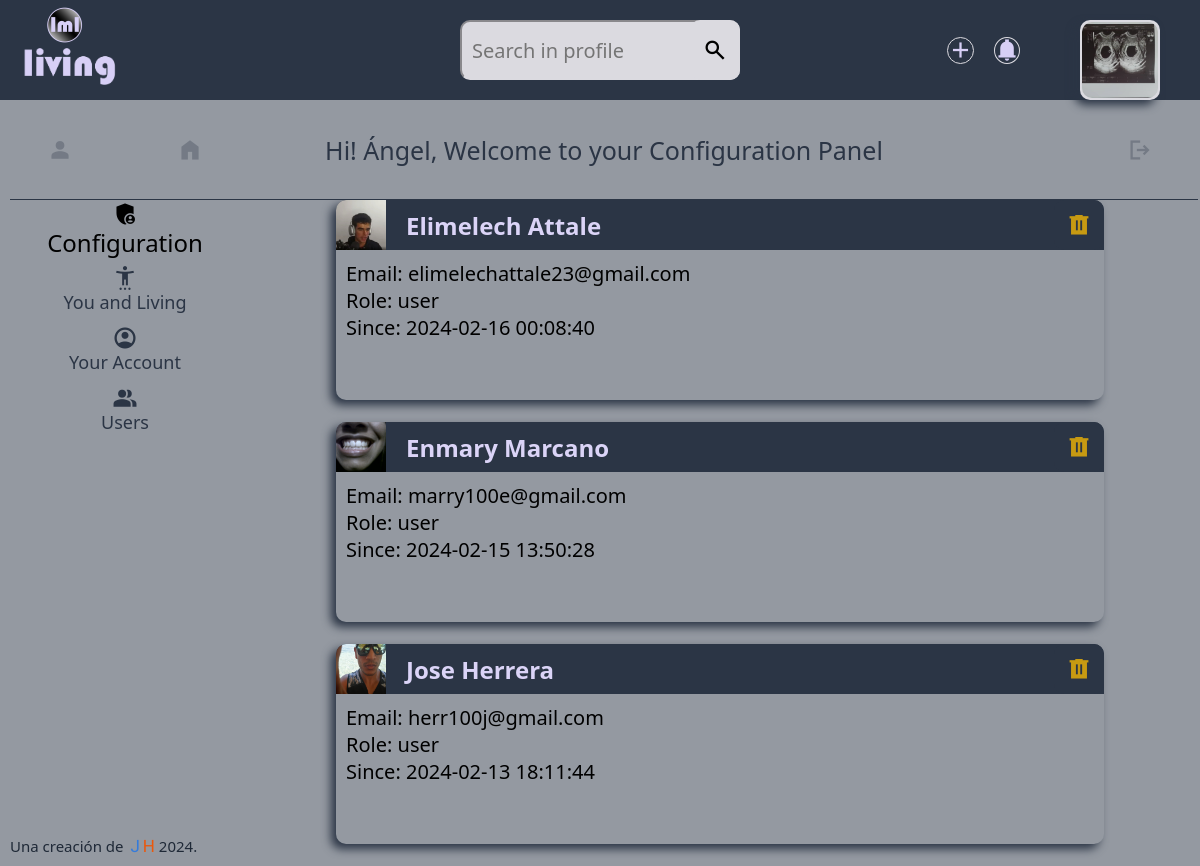
Screenshot of /living/users.php (signed in) with the database file from the repository.
### tables this page shows
CREATE TABLE `fotos` (
  `id` int(11) NOT NULL,
  `id_usuario` int(11) DEFAULT NULL,
  `enlace` varchar(256) DEFAULT NULL,
  `fecha_creacion` timestamp NOT NULL DEFAULT current_timestamp(),
  `fecha_actualizacion` timestamp NOT NULL DEFAULT current_timestamp() ON UPDATE current_timestamp()
);

CREATE TABLE `usuarios` (
  `id` int(11) NOT NULL,
  `nombre_usuario` varchar(100) DEFAULT NULL,
  `correo_electronico` varchar(100) DEFAULT NULL,
  `contrasena` varchar(100) DEFAULT NULL,
  `rol` varchar(7) DEFAULT NULL,
  `fecha_creacion` timestamp NOT NULL DEFAULT current_timestamp(),
  `fecha_actualizacion` timestamp NOT NULL DEFAULT current_timestamp() ON UPDATE current_timestamp()
);

### living/users.php (the view, shortened to what this page needs)
<?php
if (!empty($_SESSION["id"])){
    $idf = $_SESSION["id"];
    $conn = conectar();
    $stmt = $conn->prepare("SELECT usuarios.id, usuarios.nombre_usuario, usuarios.correo_electronico, usuarios.rol, usuarios.fecha_creacion, fotos.enlace FROM usuarios LEFT JOIN fotos ON fotos.id_usuario = usuarios.id WHERE usuarios.id = ?;");
    $stmt->bind_param("i", $idf);
    $stmt->execute();
    $stmt->bind_result($id, $nombre, $email, $rol, $fecha_creacion, $enlace);
    $nombrePartido = explode(" ", $nombre);
}else{
    header("Location: index.php");
    exit();
}
function users() {
    $idf = $_SESSION["id"];
    $conn = conectar();
    $stmt = $conn->prepare("SELECT usuarios.id, usuarios.nombre_usuario, usuarios.correo_electronico, usuarios.rol, usuarios.fecha_creacion, fotos.enlace FROM usuarios LEFT JOIN fotos ON fotos.id_usuario = usuarios.id ORDER by usuarios.nombre_usuario");
    $stmt->execute();
    $stmt->bind_result($id, $nombre, $email, $rol, $fecha_creacion, $enlace);
    $users = [];
    while ($stmt -> fetch()) {
        $users[] = [$id, $nombre, $email, $rol, $fecha_creacion, $enlace];
    }
    $varphoto="";
    foreach ($users as $user){
        if  (!isset($user[5])){
            $varphoto="<span class=\"material-symbols-sharp\">person</span>";
        }else{
            $varphoto="<img id=\"imguser\" src=\"$user[5]\" alt=\"user_photo\">";
        }
        if($user[0] != $idf){
            echo " <div id=\"user\">
                <div id=\"descruser\">
                    <div id=\"phpusertxt\">
                        $varphoto
                        <h2 id=\"nmbuser\">$user[1]</h2>
                    </div>
                    <div class=\"icons\">
                        <form method=\"post\" id=\"deluserForm\">
                            <input type=\"hidden\" value=\"$user[0]\" name=\"iddeluser\">
                            <button type=\"submit\" class=\"btnuserdlt\" name=\"edts\"><span class=\"material-symbols-sharp\">delete</span></button>
                        </form>
                    </div>
                </div>
                <textarea id=\"contPuser\" readonly name=\"contPrincipaledt\">Email: $user[2]\nRole: $user[3]\nSince: $user[4]\n </textarea>
            </div>
            </br>";
        }
    }
}
?>
<html lang="en">
<head>
    <link rel="stylesheet" href="./styles/styleprofile.css">
</head>
<body class="general">
    <nav id="navbar">
        <div  id="logoNav">
            <img src="./images/favicon.ico" alt="logo" id="logo">
            <img src="./images/slogan2.png" alt="slogan" id="slogan">
        </div>
        <div id="searchNav">
            <form  action="" method="post" name="buscar" id="form_buscar">
                <input name="buscar" type="text" placeholder="Search in profile" id="input_buscar">
                <button type="submit" id="searchBtn">
                    <span class="material-symbols-sharp" id="texto_buscar">search</span>
				</button>
			</form>
        </div>
        <div id="profileNav">
            <form method="post" id="createpubForm" class="" >
                <button type="submit" class="btncrtpbl" name="crts"><span class="material-symbols-sharp">add</span></button>
            </form>
            <span class="material-symbols-sharp onWall" id="notif">notifications</span>
            <a href="profile.php" id="profileimg">
                <?php if (!isset($enlace)){echo"<span class=\"material-symbols-sharp\">image</span>";}else{echo"<img id=\"img-profile\" src=\"$enlace\" alt=\"profile-photo\">";}?>
            </a>
        </div>
        <ul id="menu">
            <li>
                <a href="profile.php"><span class="material-symbols-sharp">person</span></a>
            </li>
            <li>
                <a href="talks.php"><span class="material-symbols-sharp">home</span></a>
            </li>
        </ul>
        <form action="endsession.php" method="post" id="endsession">
            <button type="submit" value="" id="btnlgt" name="logout">
                <span class="material-symbols-sharp">logout</span>
            </button>
        </form>
    </nav>
    <section id="container">
        <aside id= "configuration">
            <ul id="optionlist">
                <li id="titleconf">
                <span class="material-symbols-sharp">admin_panel_settings</span>Configuration
                </li>
                <li class="optionconf">
                    <span class="material-symbols-sharp">settings_accessibility</span>
                    <a href="profile.php">You and Living </a>
                </li>
                <li class="optionconf">
                    <span class="material-symbols-sharp">account_circle</span>
                    <a href="account.php"><img src="./images/favicon.ico" alt="logo" id="logo">Your Account</a>
                </li>
                <?php if ($rol=="admin"){
                    echo '<li class="optionconf">
                    <span class="material-symbols-sharp">group</span>
                    <a href="users.php">Users</a>
                </li>';
                } ?>
            </ul>
            <footer>
                <div id="footerInner">
                <p >Una creación de <span id="j">J</span><span id="h">H</span> 2024.</p>
                </div>
            </footer>
        </aside>
        <main>
            <div id="greetings">
                <p>Hi! <?php echo "$nombrePartido[0]"?>, Welcome to your Configuration Panel </p>
            </div>
            <section id="board">
                <?php users(); ?>
</section>
        </main>
    </section>
</body>
</html>

### rows the page displays
fotos: enlace (picture), id_usuario.nombre_usuario "Ángel"
fotos: enlace (picture), id_usuario.nombre_usuario "Elimelech Attale", contPrincipaledt "Email: elimelechattale23@gmail.com Role: user Since: 2024-02-16 00:08:40"
fotos: enlace (picture), id_usuario.nombre_usuario "Enmary Marcano", contPrincipaledt "Email: marry100e@gmail.com Role: user Since: 2024-02-15 13:50:28"
fotos: enlace (picture), id_usuario.nombre_usuario "Jose Herrera", contPrincipaledt "Email: herr100j@gmail.com Role: user Since: 2024-02-13 18:11:44"
